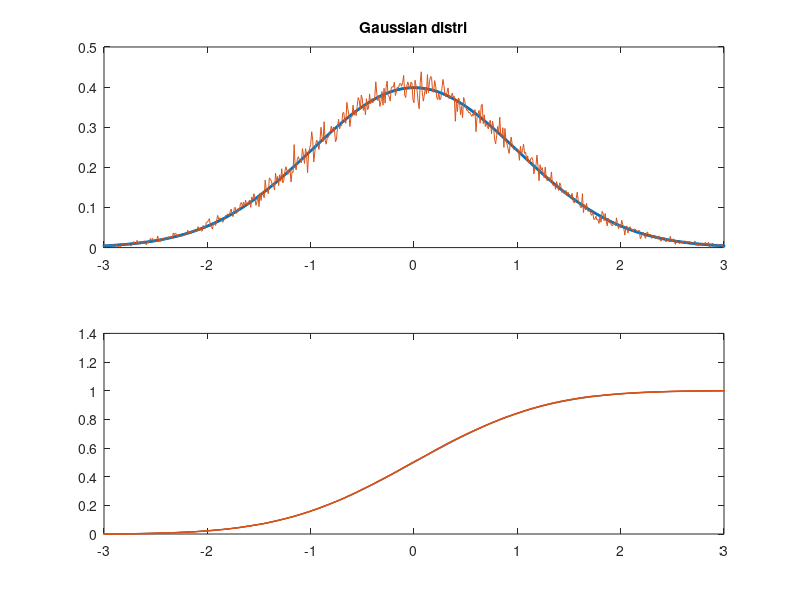

This chart was generated by the following MATLAB code:
clc;
clear all;
close all;
N=100000;
x=randn(1,N);
u=mean(x);
s=var(x);
step=0.01
range=-3:step:3;
h=histc(x,range);
pdf=1/(sqrt(2*pi*s))*exp(-((range-u).^2)/2*s);
pdfs=h./(step*sum(h))
subplot(2,1,1);
plot(range,pdf,'*','MarkerSize',2);
title("Gaussian distri");
hold on;
plot(range,pdfs);
cdfn=cdf('Normal',range,u,s);
subplot(2,1,2);
plot(range,cdfn);
hold on;
N=size(h);
N=N(1,2);
cdfr=zeros(1,N);
cdfr(1)=h(1)/sum(h);
for i=2:N
    cdfr(i)=cdfr(i-1)+h(i)/sum(h);
end
plot(range,cdfr,'*','MarkerSize',1);
hold on;



